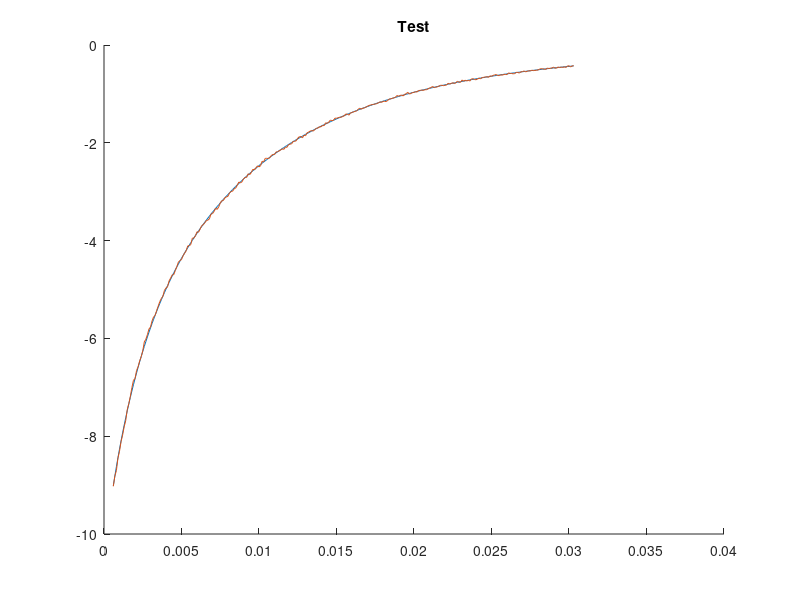
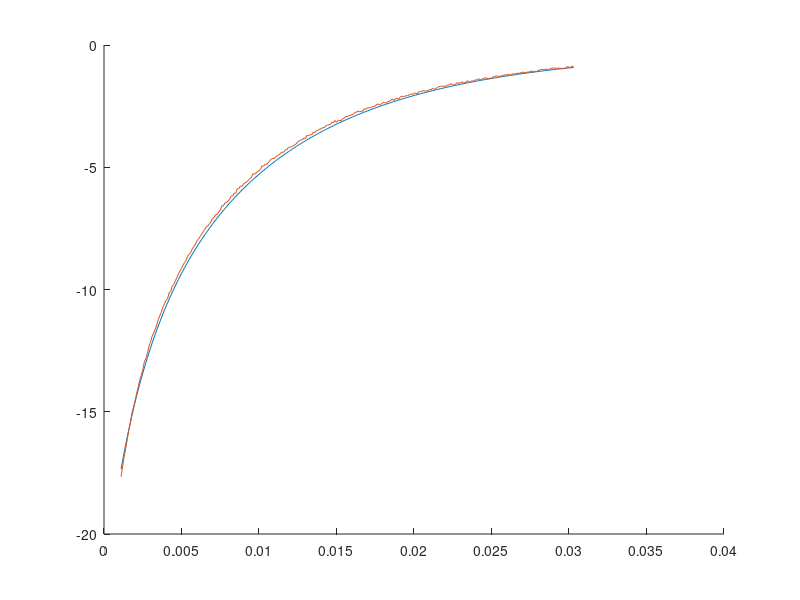
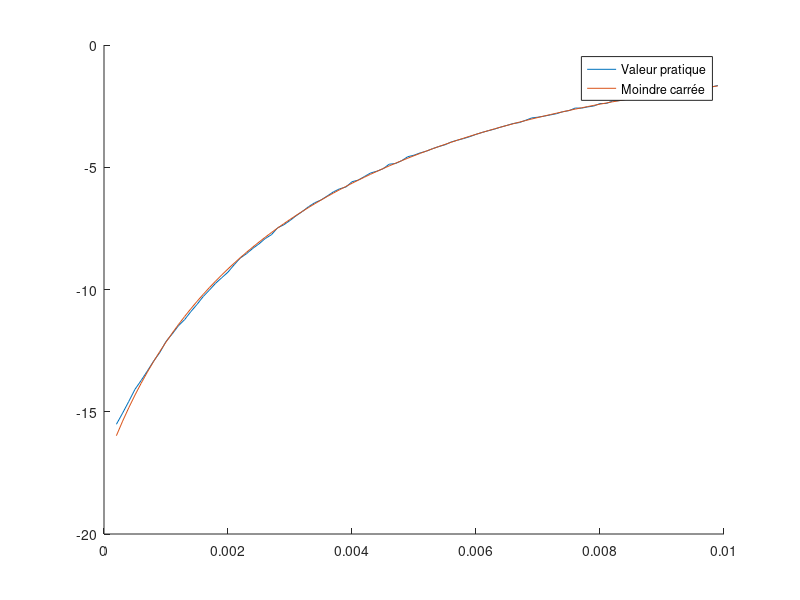

Recreate these plots in MATLAB, in order.
clear all
close all
clc
load('Fe_attraction.mat');
load('Fs.mat');




%%  Identification de Fe avec la méthode des moindres carrées pour 1mA


be1 = 13.029359254409743;
Xnum_Fe_m1A = -(1+be1*abs(-1))
Xnum_Fe_2mA = -(4+be1*abs(-2))

%Méthode des moindres carrées


X = [ones(size(z_m1A)) z_m1A z_m1A.^2 z_m1A.^3]./Xnum_Fe_m1A;
Y = 1./Fe_m1A;
R = X'*X;
P = X'*Y;
A_Fe = inv(R)*P;

%Création de la fonction Fe

Fe_mc_1mA = Xnum_Fe_m1A./(A_Fe(1) + A_Fe(2).*z_m1A + A_Fe(3).*z_m1A.^2 + A_Fe(4).*z_m1A.^3)


%Calcul des erreurs RMS et corrélation E
E = sum((Fe_mc_1mA - Fe_m1A).^2);
N = size(Fe_mc_1mA);
N = N(1)
RMS_fe_1mA = ((1/N)*E).^0.5;
Y_R2 = (1/N)*sum(Fe_m1A);
R_2_fe_1mA = sum((Fe_mc_1mA - Y_R2).^2)/sum((Fe_m1A-Y_R2).^2);

%Affichage sur graphique
figure();
hold on
title('Test')
plot(z_m1A, Fe_mc_1mA)
plot(z_m1A, Fe_m1A)

%Comparer avec valeur de Fe_m2A
Fe_mc_2mA = Xnum_Fe_2mA./(A_Fe(1) + A_Fe(2).*z_m2A + A_Fe(3).*z_m2A.^2 + A_Fe(4).*z_m2A.^3)

figure();
hold on
plot(z_m2A, Fe_mc_2mA)
plot(z_m2A, Fe_m2A)

E = sum((Fe_mc_2mA - Fe_m2A).^2);
N = size(Fe_mc_2mA);
N = N(1)
RMS_fe_2mA = ((1/N)*E).^0.5;
Y_R2 = (1/N)*sum(Fe_m2A);
R_2_fe_2mA = sum((Fe_mc_2mA - Y_R2).^2)/sum((Fe_m2A-Y_R2).^2);

% %%
% Y = (Fs.^(-1));
% z = z_pos
% X = [ones(size(z)) z z.^2 z.^3].*-1;
% R = X'*X;
% P = X'*Y;
% A = inv(R)*P;
% 
% 
% Y_mc = -1.*(A(1) + A(2).*z + A(3).*z.^2 + A(4).*z.^3)
% 
% %Affichage de la fonction obtenue versus Y
% figure() ;
% hold on
% plot(z, Y)
% plot(z, Y_mc)
% 
% %Calcul des erreurs point à point et suppression des conditions
% Fs_corrected = Fs;
% z_corrected = z;
% E_p = ((Y_mc-Y).^2).^0.5;


%Refaire la méthode des moindre carrée en enlevant les erreurs
% clear all
% load('Fe_attraction.mat');
% load('Fs.mat');

Value_to_remove = 206;

Y = (Fs(1:end-Value_to_remove).^(-1));
z = z_pos(1:end-Value_to_remove)
X = [ones(size(z)) z z.^2 z.^3].*-1;

R = X'*X;
P = X'*Y;
A = inv(R)*P;
A_cor = A;

Fs_mc = -1./(A_cor(1) + A_cor(2).*z + A_cor(3).*z.^2 + A_cor(4).*z.^3)

figure() ;
hold on
plot(z, Fs(1:end-Value_to_remove))
plot(z, Fs_mc)
legend('Valeur pratique', 'Moindre carrée')

%Calcul des erreurs RMS et corrélation E
Fs = Fs(1:end-Value_to_remove);
E = sum((Fs_mc - Fs).^2);
N = size(Fs_mc);
N = N(1);
RMS_fs = ((1/N)*E).^0.5;
Y_R2 = (1/N)*sum(Fs);
R_2_fs = sum((Fs_mc - Y_R2).^2)/sum((Fs-Y_R2).^2);

%% Écrire les coefficient
A_fe = A_Fe;
A_fs = A_cor

save coefficients A_fs A_fe




    
